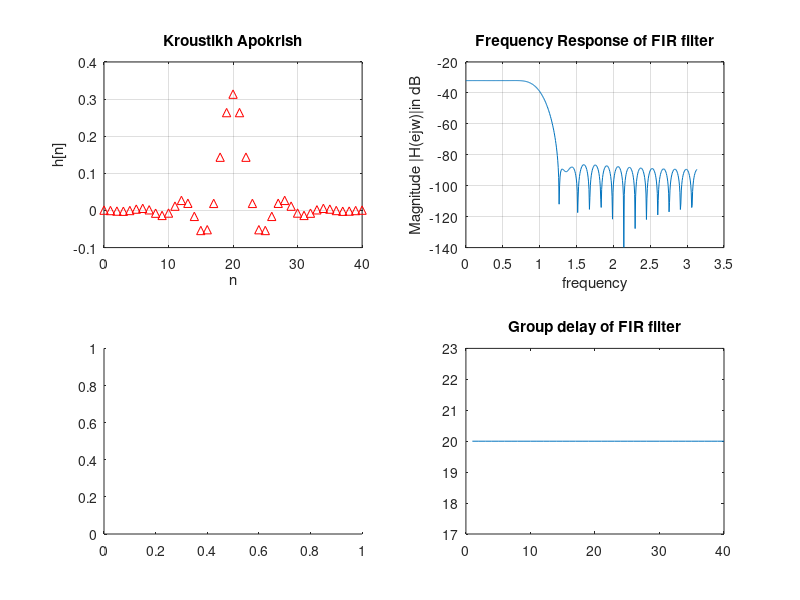

MATLAB code to generate this figure: (Note: this script raises an error after producing the figure.)
function [] = askisi1()
wp = 0.10*pi;
ws = 0.30*pi;
Rp = 1;
As = 40;
Dw = ws - wp;
m = (8*pi)/Dw;%to mikos tou parathirou
wn = Dw/2;%cutt-off frequency
ham = hamming(m+1);
%wvtool(ham);
Bfir = fir1(m,wn,'low',ham);%Dhmiourgia fir filtrou me hamming kai epistrofi tvn sintelestwn B
f1 = figure('Name','FIR Filter');
subplot(2,2,1);
impz(Bfir,1);
grid on;
ylabel('h[n]');
xlabel('n');
title('Kroustikh Apokrish');
Gdfir = grpdelay(Bfir,1,m);
subplot(2,2,4);
plot(Gdfir);
title('Group delay of FIR filter');
subplot(2,2,2);
[Hfir, Wfir]=freqz(Bfir,m);
plot(Wfir,20*log10(abs(Hfir)));
grid on;
ylabel('Magnitude |H(ejw)|in dB');
xlabel('frequency');
title('Frequency Response of FIR filter');
subplot(2,2,3);
stepz(Bfir);
grid on;
title('Step Responce of FIR filter');
print(f1, '-dpdf', 'impulseHamming.pdf');
%%%% Xrhsh toy fvtool gia elegxo apotelesmatwn
fvtool(Bfir);
%%%%%%%%% Sxediasmos Butterworth %%%%%%%%%%
[Nb, wnbutt] = buttord(.1, .3, Rp, As);
[B, A] = butter(Nb, wnbutt, 'low');%coefficients
[Z, P, ~] = butter(Nb, wnbutt, 'low');%zeros and poles
f2 = figure('Name','IIR Filter');
subplot(2,2,1)
impz(B,A);%Kroustikh apokrish tou filtrou
ylabel('h[n]');
xlabel('n');
title('Kroustikh Apokrish');
grid on;
subplot(2,2,3);
stepz( B, A);%Bhmatikh apokrish
title('Step Response of IIR filter');
[Hb, Wb]=freqz(B,A);
grid on;
subplot(2,2,2);
plot(Wb,20*log10(abs(Hb)));
grid on;
ylabel('Magnitude |H(z)| in dB');
xlabel('frequency');
title('Frequency Response of IIR filter');
subplot(2,2,4);
grpdelay(B,A);%Group Delay
title('Group delay of IIR filter');
print(f2, '-dpdf', 'butter.pdf');
f3 = figure('Name','Zeros and Poles');
zplane(Z,P);%sxediasmos zeros kai poles
grid on;
title('Poles and Zeros of Butterworth filter');
print(f3, '-dpdf', 'butterPolesZeros.pdf');
fvtool(B,A);